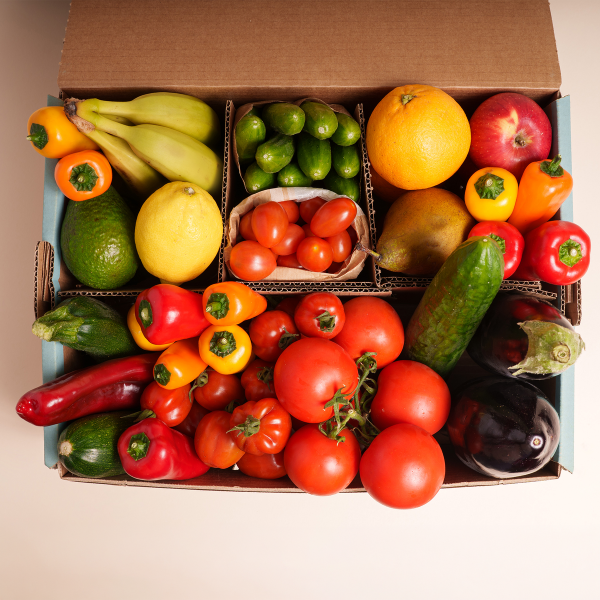
#> input picture data/gemuese-box.png, 1200 x 1200 px, found by its file name (shown at 1/2 size)
$ python object_detection.py
#> lines starting #> are read from the running program, lines starting #| are printed output that depends on the picture
### src/predict.py
import argparse

import numpy as np
import tensorflow as tf
import PIL.Image as Image
from keras.utils import load_img, img_to_array

IMG_SIZE = (224, 224)
DEFAULT_MODEL_PATH = "models/freshify_baseline_with_new_raw.keras"
DEFAULT_THRESHOLD = 0.50


def load_model(model_path: str = DEFAULT_MODEL_PATH):
    return tf.keras.models.load_model(model_path)


_model = None


def get_model(model_path: str = DEFAULT_MODEL_PATH):
    global _model
    if _model is None:
        _model = load_model(model_path)
    return _model


def predict_image(image_path, model=None, threshold: float = DEFAULT_THRESHOLD):
    try:
        model = model or get_model()
        if isinstance(image_path, Image.Image):
            img = image_path.resize(IMG_SIZE)
        else:
            img = load_img(image_path, target_size=IMG_SIZE)

        x = img_to_array(img)
        x = np.expand_dims(x, axis=0)
        prediction = model.predict(x)[0][0]
    except Exception as e:
        print(f"Error processing image: {e}")
        return "error", 0.0, 0.0

    if prediction >= threshold:
        label = "non_edible"
        confidence = float(prediction)
    else:
        label = "edible"
        confidence = float(1 - prediction)

    return label, confidence, float(prediction)


# [18 lines left out: function main, not called in this run]


# [2 lines that do not run on import are left out]

### src/object_detection.py
import os
import numpy as np
import PIL.Image as Image
from operator import itemgetter
from predict import predict_image

LOG_DIR = os.path.join(os.path.dirname(__file__), "..", "logs")

class ObjectDetector:
    def __init__(self, window_size=(224, 224), stride=32):
        os.makedirs(LOG_DIR, exist_ok=True)
        self.window_size = window_size  # sliding window size TODO: 224x224 prediction size ?!?
        self.stride = stride  # how much to move the window for each step

    def sliding_window(self, img_w, img_h):
        """Generate sliding windows over the input image."""

        for win_w, win_h in [self.window_size]:
            if win_w > img_w or win_h > img_h:
                continue  # Skip if window size is larger than the image
            for y in range(0, img_h - win_h + 1, self.stride):
                for x in range(0, img_w - win_w + 1, self.stride):
                    # Generate the actual window and yield it for predict.py
                    yield (x, y, win_w, win_h)

    def feature_hog_extractor(self, image: Image.Image, cell: int = 8, bins: int = 9):
        """A simple method (HOG) for a single CROP. """
        gray_image = np.array(image.convert('L'), dtype=np.float32)

        # Gradient in X & Y
        gx = np.zeros_like(gray_image)
        gy = np.zeros_like(gray_image)

        gx[:, 1:-1] = gray_image[:, 2:] - gray_image[:, :-2]
        gy[1:-1, :] = gray_image[2, :] - gray_image[-2, :]

        # Stärke und Richtung definieren
        magnitude = np.sqrt(gx**2 + gy**2)
        angle = np.degrees(np.arctan2(gy, gx))
        angle = np.mod(angle, 180)

        # Histogramme pro Cell
        features = []
        bin_width = 180 / bins

        h, w = gray_image.shape

        # Bild in Cells aufteilen
        for y in range(0, h - cell + 1, cell):
            for x in range(0, w - cell + 1, cell):

                hist = np.zeros(bins, dtype=np.float32)

                cell_mag = magnitude[y:y + cell, x:x + cell]
                cell_ang = angle[y:y + cell, x:x + cell]

                for mag, ang in zip(cell_mag.ravel(), cell_ang.ravel()):
                    bin_idx = min(int(ang // bin_width), bins - 1)
                    hist[bin_idx] += mag # Starke Kanten bevorzugen

                features.extend(hist)

        return np.asarray(features, dtype=np.float32)

    # 2.) Überlappende CROPS wegwerfen (Vorfiltern)
    # 3.) Prüfen ob ein CROP überhaupt für prediction in Frage kommt mit einem Classifier oder iwas statistisches (Konsinus-Ähnlichkeit) ?!?
    def detect_objects(self, image: Image.Image) -> list[dict]:
        """Detect objects using sliding window. Accepts PIL.Image directly."""
#> called with image = 'data/gemuese-box.png'
        img = Image.open(image).convert("RGB")
        img_w, img_h = img.size
#> img_w = 1200; img_h = 1200
        detections = []

        for x, y, win_w, win_h in self.sliding_window(img_w, img_h):
            crop = img.crop((x, y, x + win_w, y + win_h))
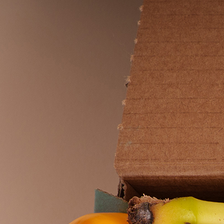
#> crop: PIL image 224x224 RGB; mean R, G, B 136.4, 94.9, 67.9

            tmp_path = "/tmp/crop.jpg"
            crop.save(tmp_path)

            # 1.) Extrahieren der Features bei jedem CROP
            hog_feature = self.feature_hog_extractor(crop)
#> in feature_hog_extractor, `gray_image = np.array(image.convert('L'), dtype=np.float32)`:
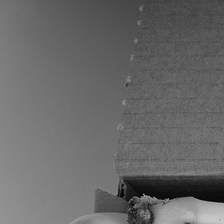
#> gray_image: shape (224, 224) float32; min 1, max 203, mean 104.2
#> in feature_hog_extractor, `gx[:, 1:-1] = gray_image[:, 2:] - gray_image[:, :-2]`:
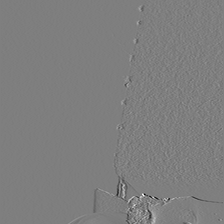
#> gx: shape (224, 224) float32; min -165, max 166, mean -0.3; drawn with min black and max white
#> in feature_hog_extractor, `gy[1:-1, :] = gray_image[2, :] - gray_image[-2, :]`:
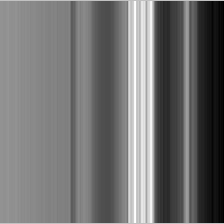
#> gy: shape (224, 224) float32; min -130, max 41, mean -54; drawn with min black and max white
#> in feature_hog_extractor, `magnitude = np.sqrt(gx**2 + gy**2)`:
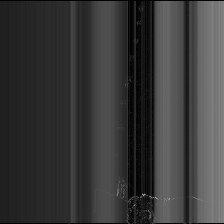
#> magnitude: shape (224, 224) float32; min 0, max 167, mean 57.6
#> in feature_hog_extractor, `angle = np.degrees(np.arctan2(gy, gx))`:
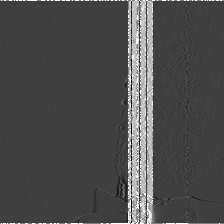
#> angle: shape (224, 224) float32; min -179.1, max 180, mean -71.5; drawn with min black and max white
#> in feature_hog_extractor, `angle = np.mod(angle, 180)`:
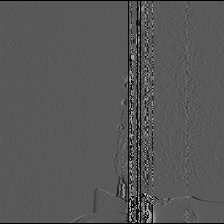
#> angle: shape (224, 224) float32; min 0, max 179.2, mean 87.5
#> after the loop in feature_hog_extractor, `for y in range(0, h - cell + 1, cell):`: features = 7056 values, max 7909.4 at index 4783, min 0 at index 1, mean 409.6
#> hog_feature has the same summary as features in feature_hog_extractor
            print(f"HOG-Shape: {hog_feature.shape}")
#| HOG-Shape: (7056,)
            print(f"HOG-Mean: {hog_feature.mean():.2f}")
#| HOG-Mean: 409.60

            label, confidence, _ = predict_image(tmp_path)
            detections.append({
                "label": label,
                "score": confidence,
                "bbox": [x, y, x + win_w, y + win_h],  # w/h → x2/y2
            })

        if detections:
            best = max(detections, key=itemgetter("score"))
            stem = f"detection_{int(best['score'] * 100)}"
            x1, y1, x2, y2 = best["bbox"]
            best_crop = img.crop((x1, y1, x2, y2))
            score_pct = int(best["score"] * 100)
            best_crop.save(os.path.join(LOG_DIR, f"{stem}_detection_{score_pct}.jpg"))

        return detections

if __name__ == "__main__":
    detector = ObjectDetector()
    # detections = detector.detect_objects("data/bio-gemuese-box-640x480.jpg")
#> (the run stopped early here; a loop or call above may not have finished)

$ run again, with data/new_raw/IMG_9815.jpeg saved as data/gemuese-box.png
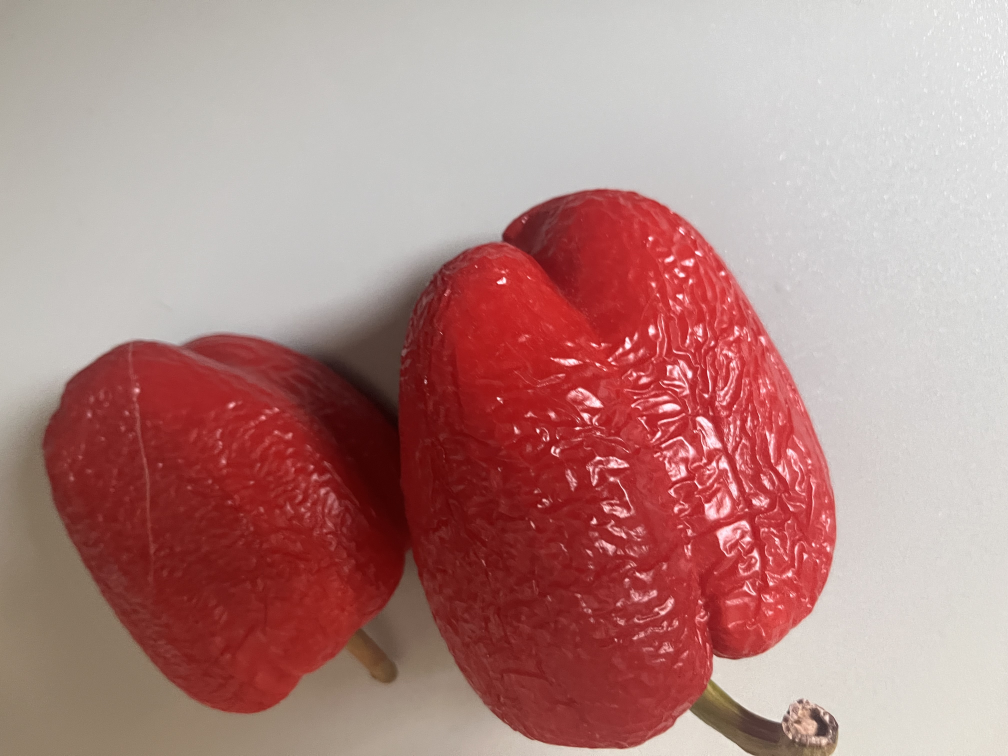
#> input picture data/new_raw/IMG_9815.jpeg, 4032 x 3024 px, found by its file name (shown at 1/4 size)
#> in detect_objects, img is the input picture: PIL image 4032x3024 RGB; mean R, G, B 178.8, 135.9, 132.8
#> in feature_hog_extractor, `magnitude = np.sqrt(gx**2 + gy**2)`:
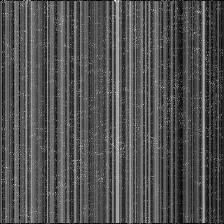
#> magnitude: shape (224, 224) float32; min 0, max 32, mean 10.4; drawn with min black and max white
#> in feature_hog_extractor, `angle = np.mod(angle, 180)`:
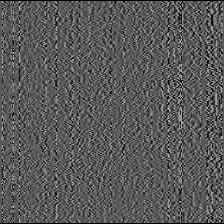
#> angle: shape (224, 224) float32; min 0, max 174.3, mean 89.5
#> after the loop in feature_hog_extractor, `for y in range(0, h - cell + 1, cell):`: features = 7056 values, max 687.4 at index 6430, min 0 at index 35, mean 73.65
#> hog_feature has the same summary as features in feature_hog_extractor
#| HOG-Shape: (7056,)
#| HOG-Mean: 73.65

$ run again, with data/new_raw/IMG_9816.jpeg saved as data/gemuese-box.png
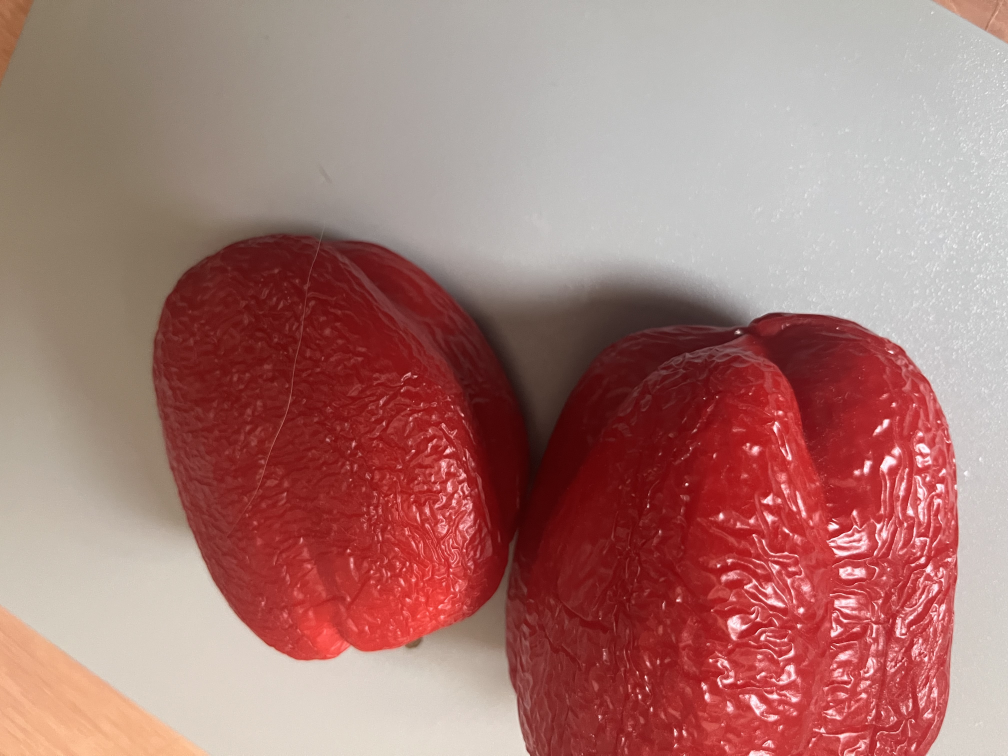
#> input picture data/new_raw/IMG_9816.jpeg, 4032 x 3024 px, found by its file name (shown at 1/4 size)
#> in detect_objects, img is the input picture: PIL image 4032x3024 RGB; mean R, G, B 168, 121.4, 116.4
#> in feature_hog_extractor, `magnitude = np.sqrt(gx**2 + gy**2)`:
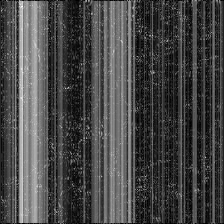
#> magnitude: shape (224, 224) float32; min 0, max 31.4, mean 8.9; drawn with min black and max white
#> in feature_hog_extractor, `angle = np.mod(angle, 180)`:
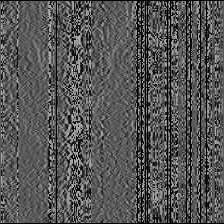
#> angle: shape (224, 224) float32; min 0, max 176.8, mean 85
#> after the loop in feature_hog_extractor, `for y in range(0, h - cell + 1, cell):`: features = 7056 values, max 965 at index 4828, min 0 at index 17, mean 63.1
#> hog_feature has the same summary as features in feature_hog_extractor
#| HOG-Shape: (7056,)
#| HOG-Mean: 63.10
